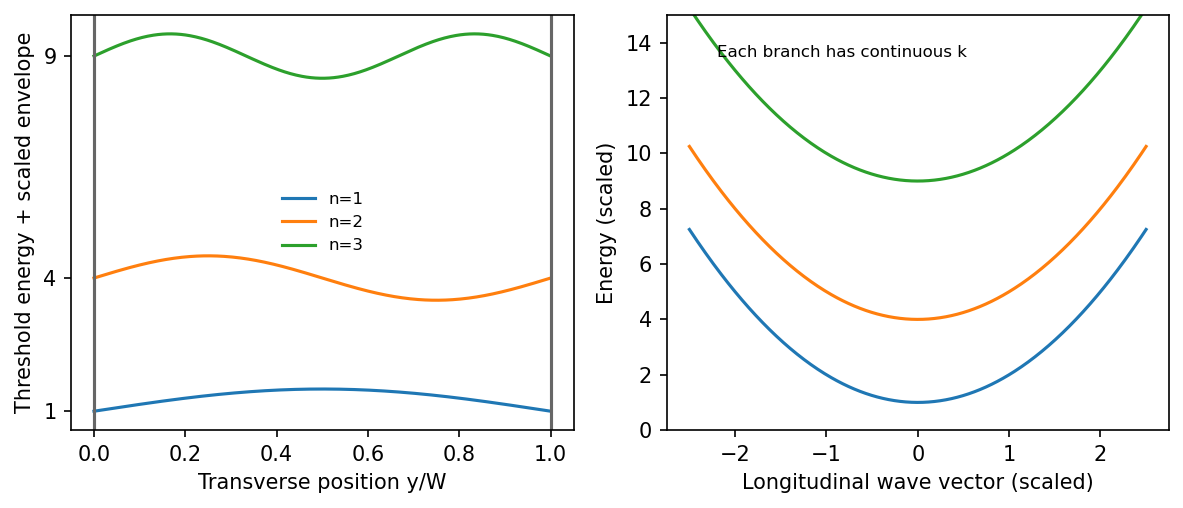

The Python source for this figure:
"""Original explanatory figure; Python 3.14, matplotlib 3.10, numpy 2.3. Writes a basename PNG to cwd, normally mirrored _media."""
from pathlib import Path
import numpy as np
import matplotlib
matplotlib.use('Agg')
import matplotlib.pyplot as plt
from matplotlib.patches import Circle,Rectangle,Polygon,Arc
plt.rcParams.update({'font.size':10,'figure.facecolor':'white','axes.facecolor':'white'})

fig,axs=plt.subplots(1,2,figsize=(8,3.5));y=np.linspace(0,1,401)
for n in [1,2,3]:axs[0].plot(y,n*n+.5*np.sin(n*np.pi*y),label=f'n={n}')
axs[0].axvline(0,color='.4');axs[0].axvline(1,color='.4');axs[0].set(xlabel='Transverse position y/W',ylabel='Threshold energy + scaled envelope',yticks=[1,4,9]);axs[0].legend(frameon=False,fontsize=8)
k=np.linspace(-2.5,2.5,400)
for n in [1,2,3]:axs[1].plot(k,n*n+k*k)
axs[1].set(xlabel='Longitudinal wave vector (scaled)',ylabel='Energy (scaled)',ylim=(0,15));axs[1].text(-2.2,13.5,'Each branch has continuous k',fontsize=8);fig.tight_layout()

fig.savefig(Path(__file__).with_suffix('.png').name,dpi=150,facecolor='white',bbox_inches='tight');plt.close(fig)
